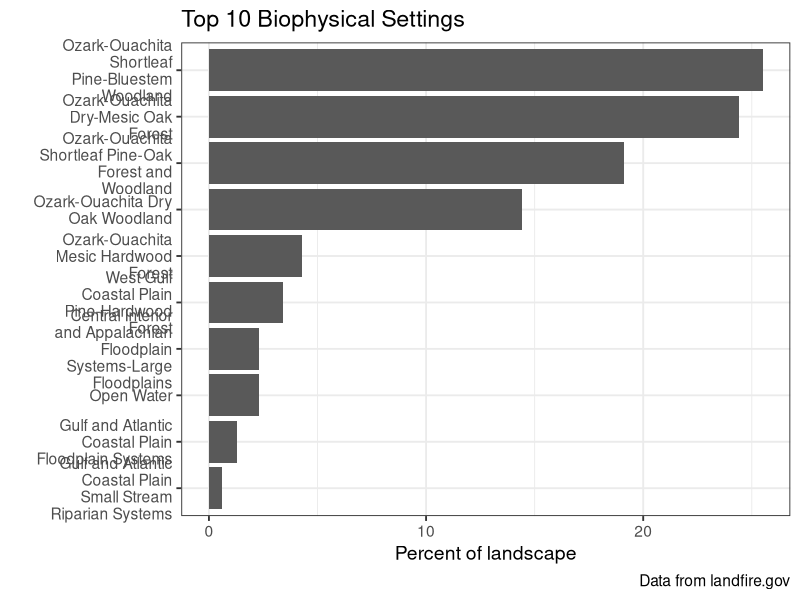

The R script that drew this image:
## ---- chunk 1
library(tidyverse)
library(scales)
library(stringr)

bps_data <- read.csv("data/bps_aoi_attributes.csv")

bpsname <- bps_data %>%
  group_by(BPS_NAME) %>%
  summarize(ACRES = sum(ACRES),
            REL_PERCENT = sum(REL_PERCENT)) %>%
  arrange(desc(REL_PERCENT)) %>%
  top_n(n = 10, wt = REL_PERCENT)

# plot
bpsChart <- 
  ggplot(data = bpsname, aes(x = BPS_NAME, y = REL_PERCENT)) +
  geom_bar(stat = "identity") +
  labs(
    title = "Top 10 Biophysical Settings",
    caption = "Data from landfire.gov",
    x = "",
    y = "Percent of landscape") +
  scale_x_discrete(limits = rev(bpsname$BPS_NAME),
                   labels = function(x) str_wrap(x, width = 18)) +
  coord_flip() +
  theme_bw(base_size = 14)


bpsChart
## ---- chunk 2

# clean data
clean_bps_data <- bps_data[-c(1,17:22, 12:15, 1:4)] 
  
library(kableExtra)

kable(clean_bps_data,
      format.args = list(big.mark = ",")) %>%
  kable_styling(
    font_size = 10,
    bootstrap_options = c("striped", "hover", "condensed")
  ) 
